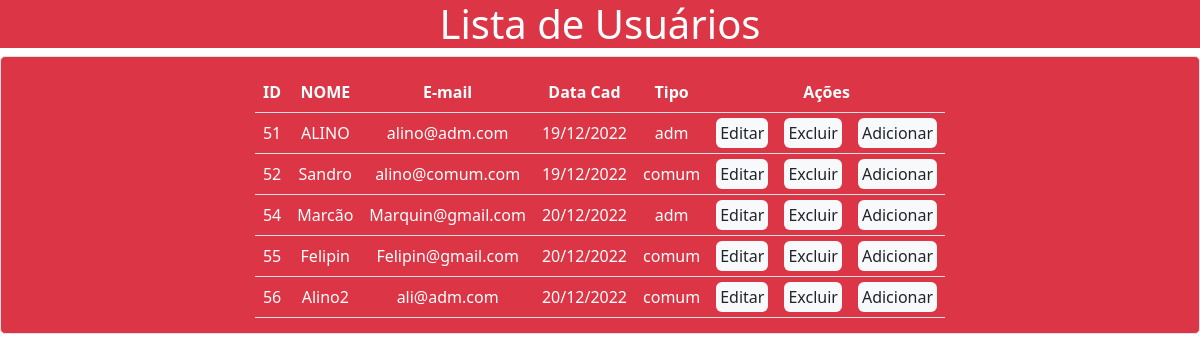
The app's page /Script/listausuariosAdm.php with its own data.
### tables this page shows
CREATE TABLE `usuarios` (
  `idusuario` int(11) NOT NULL,
  `nome` varchar(100) NOT NULL,
  `email` varchar(100) NOT NULL,
  `senha` varchar(40) NOT NULL,
  `dataCad` date NOT NULL,
  `tipoUser` varchar(10) NOT NULL
);

### Script/listausuariosAdm.php (the view, shortened to what this page needs)
<!DOCTYPE html>
<html lang="pt-br">
<head>
    <link rel="stylesheet" href="../CSS/estilos.css">
<link href="https://cdn.jsdelivr.net/npm/bootstrap@5.2.2/dist/css/bootstrap.min.css" rel="stylesheet" />
</head>
<body>
    <?php
    require '../Script/funcoesBD.php';
    $sql = "SELECT * FROM usuarios";
    $user = $con->prepare($sql);
    $user->execute();
    $dados = $user->fetchAll(PDO::FETCH_ASSOC);
    ?>
    <h1 class="bg-danger text-white">Lista de Usuários</h1>
    <table class="d-flex justify-content-center table bg-danger">
        <tr>
            <th class="text-white">
                ID
            </th>
            <th class="text-white">
                NOME
            </th>
            <th class="text-white">
                E-mail
            </th>
            <th class="text-white">
                Data Cad
            </th>
            <th class="text-white">
                Tipo
            </th>
            <th colspan="3" class="text-white">
                Ações
            </th>
        </tr>
        <?php
        foreach ($dados as $i) {
        ?>
            <tr>
                <td class="text-white">
                    <?php echo $i['idusuario']."<br>"; ?>
                </td>
                <td class="text-white">
                    <?=$i['nome'] . "<br>"; ?>
                </td>
                <td class="text-white">
                    <?=$i['email'] . "<br>"; ?>
                </td>
                <td class="text-white">
                    <?=date("d/m/Y",strtotime($i['dataCad'])) . "<br>"; ?>
                </td>
                <td class="text-white">
                    <?=$i['tipoUser'] . "<br>"; ?>
                </td>
                <td class="text-white">
                    <a href="../Form/formUpdateUsuario.php?id=<?=$i['idusuario']?>" class="novoLink bg-light text-dark p-1 rounded">
                        Editar
                    </a>
                </td>
                <td class="text-white">
                    <a href="./scriptExcluirUsuario.php?id=<?=$i['idusuario']?>" class="novoLink bg-light text-dark p-1 rounded">
                        Excluir
                    </a>
                </td>
                <td class="text-white ">
                    <a href="../Form/formCadUsuario.php" class="novoLink bg-light text-dark p-1 rounded">
                        Adicionar
                    </a>
                </td>
            </tr>
        <?php
        }
        ?>
    </table>
</body>
</html>

### CSS/estilos.css (style rules this page uses)
table,td,th { text-align: center; width: 30%; margin: auto; padding: 15px; border: 1px solid rgb(4, 104, 21); background-color: rgb(170, 109, 226); border-radius: 5px; }
h1 { text-align: center; }

### Script/listausuariosAdm.php (style rules this page uses)
.novoLink { text-decoration: none; }

### records on screen
usuarios: idusuario "51", nome "ALINO", email "alino@adm.com", dataCad "19/12/2022", tipoUser "adm"
usuarios: idusuario "52", nome "Sandro", email "alino@comum.com", dataCad "19/12/2022", tipoUser "comum"
usuarios: idusuario "54", nome "Marcão", email "Marquin@gmail.com", dataCad "20/12/2022", tipoUser "adm"
usuarios: idusuario "55", nome "Felipin", email "Felipin@gmail.com", dataCad "20/12/2022", tipoUser "comum"
usuarios: idusuario "56", nome "Alino2", email "ali@adm.com", dataCad "20/12/2022", tipoUser "comum"
